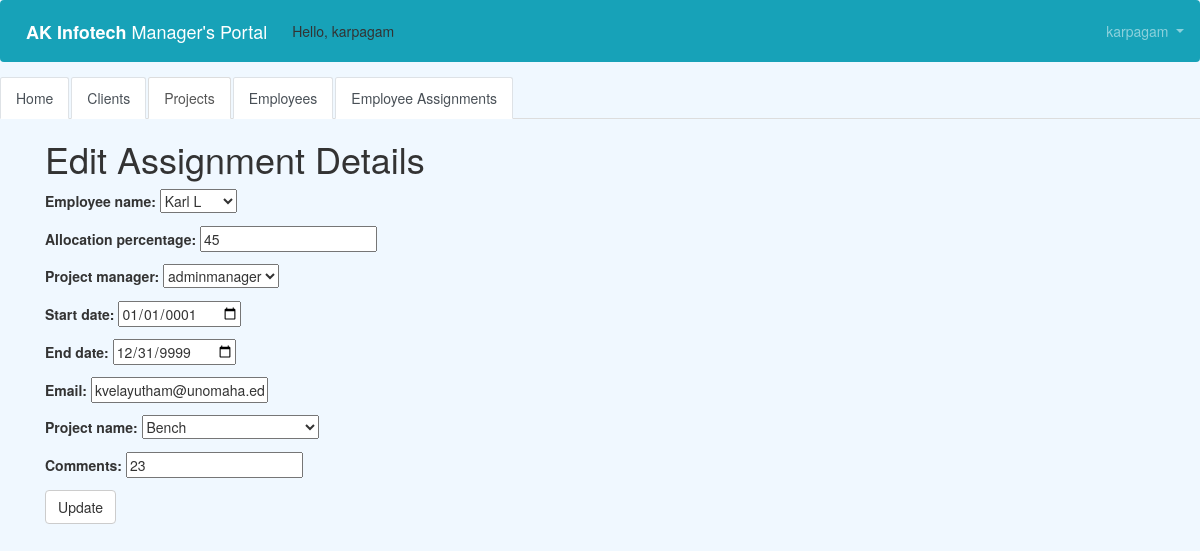
Before: /assignment/assignment/20/edit/ (signed in) with the older database file.
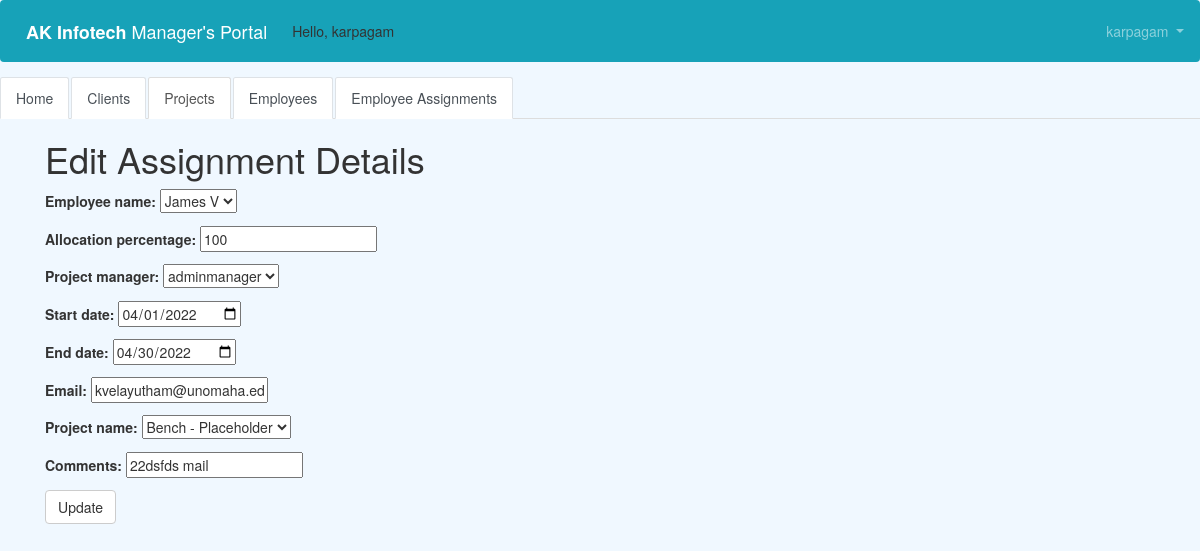
After: the same page with the newer database file.
### manager/models.py (models this page shows, shortened)
class Employee(models.Model):
    employee_name = models.CharField(max_length=50, blank=False, null=False, default=' ')
    first_name = models.CharField(max_length=50, blank=False, null=False, default=' ')
    last_name = models.CharField(max_length=50, blank=False, null=False, default=' ')
    Email = models.EmailField(max_length=100, default=' ')
    DOJ = models.DateField(null=True, blank=True)
    Project_manager = models.ForeignKey(users.models.CustomUser, related_name='manager', null=True,
                                        on_delete=models.DO_NOTHING)
    Location = models.CharField(max_length=50, blank=False, null=False, default=' ')
    Designation = models.CharField(max_length=50, blank=False, null=False, default=' ')
    def __str__(self):
        return self.employee_name

class Project(models.Model):
    project_name = models.CharField(max_length=50, blank=False, null=False, default=' ')
    project_description = models.CharField(max_length=50, blank=False, null=False, default=' ')
    start_date = models.DateField(null=True, blank=True)
    end_date = models.DateField(null=True, blank=True)
    client_name = models.ForeignKey(Client, related_name='client', max_length=50, blank=False, null=False, default=' ',
                                    on_delete=models.CASCADE)
    SOW_no = models.CharField(max_length=50, blank=False, null=False, default=' ')
    total_headcount = models.IntegerField(blank=False, null=False, default=' ')
    manager = models.ForeignKey(get_user_model(), on_delete=models.CASCADE)
    def __str__(self):
        return self.project_name

### assignment/models.py (models this page shows, shortened)
class Assignment(models.Model):
    employee_name = models.ForeignKey(Employee, related_name='name', blank=False, null=False, default=' ',
                                      on_delete=models.CASCADE)
    allocation_percentage = models.IntegerField(blank=False, null=False, default=' ')
    Project_manager = models.ForeignKey(get_user_model(), on_delete=models.CASCADE)
    start_date = models.DateField(default=' ')
    end_date = models.DateField(default=' ')
    email = models.EmailField(max_length=100, default='example@gmail.com')
    project_name = models.ForeignKey(Project, related_name='client', max_length=50, blank=False,
                                     null=False, default=' ',
                                     on_delete=models.CASCADE)
    comments = models.CharField(max_length=50, blank=False, null=False, default=' ')

### assignment/views.py (the view)
# urls.py: path('assignment/<int:pk>/edit/', views.assignment_edit, name='assignment_edit'),
@login_required
def assignment_edit(request, pk):
    assignment = get_object_or_404(Assignment, pk=pk)
    if request.method == "POST":
        form = AssignmentForm(request.POST, instance=assignment)
        if form.is_valid():
            assignment = form.save(commit=False)
            assignment.updated_date = timezone.now()
            assignment.save()
            assignment = Assignment.objects.all()
            return render(request, 'assignment_list.html',
                          {'assignments': assignment})
    else:
        form = AssignmentForm(instance=assignment)
    return render(request, 'assignment_edit.html', {'form': form})

### assignment/forms.py
class AssignmentForm(forms.ModelForm):
    class Meta:
        model = Assignment
        fields = ('employee_name', 'allocation_percentage', 'Project_manager', 'start_date', 'end_date', 'email',
                  'project_name', 'comments')
        widgets = {
            'start_date': DateInput(),
            'end_date': DateInput(),
        }

### templates/assignment_edit.html (shortened to what this page needs)
<!DOCTYPE html>
{% extends 'base.html' %}
{% block content %}
<html lang="en">
 <head>
        <link rel="stylesheet" href="https://maxcdn.bootstrapcdn.com/bootstrap/3.3.4/css/bootstrap.min.css">
    </head>
 <body>
    <h1>Edit Assignment Details</h1>
    <form method="POST" class="assignment-form">{% csrf_token %}
        {{ form.as_p }}
        <button type="submit" class="save btn btn-default">Update</button>
    </form>
 </body>
{% endblock %}

Changed rows visible on the page:
removed Project: project_name "Bench"
computed for Employee: employee_name "Karl L" → "James V"
changed Assignment "adminmanager": allocation_percentage "45" → "100"; start_date "01/01/0001" → "04/01/2022"; end_date "12/31/9999" → "04/30/2022"; comments "23" → "22dsfds mail"
added Project: project_name "Bench - Placeholder"
